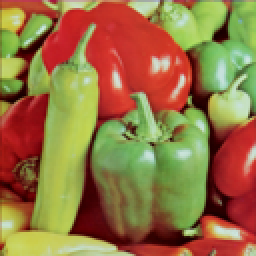
#> input picture PS3/data/peppers-small.tiff, 128 x 128 px (shown 2 times larger); its folder holds 2 pictures in this run
$ python p05_kmean.py
#> lines starting #> are read from the running program, lines starting #| are printed output that depends on the picture
import numpy as np
from matplotlib.image import imread
from PIL import Image

def inner_product_rows(x):
    m = x.shape[0]
    y = np.zeros(m)
    for i in range(m):
        y[i] = x[i].dot(x[i])

    return y

def main(K, small_img_path, small_save_path, large_img_path, large_save_path):
#> called with K = 16, small_img_path = '../data/peppers-small.tiff', small_save_path = 'output/p05_peppers-small.tiff', large_img_path = '../data/peppers-large.tiff', large_save_path = 'output/p05_peppers-large.tiff'
    img = imread(small_img_path).astype(np.float64)
    h, w = img.shape[0], img.shape[1]
#> h = 128; w = 128
    c = np.zeros((h, w), dtype=np.int32)
    rand_row = np.random.choice(h, K, replace=False)
    rand_col = np.random.choice(w, K, replace=False)
    centroids = np.array([img[i, j] for i, j in zip(rand_row, rand_col)])
#> centroids = 16 rows, first 8: [211, 135, 116], [119, 194, 104], [120, 169, 89], [187, 212, 140], [199, 71, 42], [177, 32, 38], [103, 39, 34], [72, 6, 9]
    cnts = None
    it = 0
    converge = False
    while it < 30 or not converge:
        converge = True
        cnts = np.zeros(K, dtype=np.int32)
        centroids_ = np.zeros_like(centroids)
        for i in range(h):
            for j in range(w):
                ci = np.argmin(inner_product_rows(img[i, j]-centroids))
                if np.linalg.norm(ci - c[i, j]) > 1e-5 : converge = False
                cnts[ci] += 1
                c[i, j] = ci
                centroids_[ci] += img[i, j]
        print(f'Iteration : {it}')
        print("cnts : ", cnts)
        centroids = centroids_ / cnts[:, np.newaxis]
        it += 1
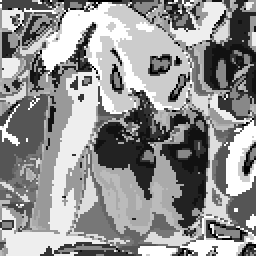
#> c: shape (128, 128) int32 (shown 2 times larger); min 0, max 15, mean 8.58; drawn with min black and max white

    centroids_uint8 = centroids.astype(np.uint8)
    compress_img = np.zeros_like(img, dtype=np.uint8)
    for i in range(h):
        for j in range(w):
            compress_img[i, j] = centroids_uint8[c[i, j]]

    Image.fromarray(compress_img).save(small_save_path)

    img_large = imread(large_img_path).astype(np.float64)
    compress_img_large = np.zeros_like(img_large, dtype=np.uint8)
    h, w = img_large.shape[:2]
    for i in range(h):
        for j in range(w):
            ci = np.argmin(inner_product_rows(img_large[i, j]-centroids))
            compress_img_large[i, j] = centroids_uint8[ci]

    Image.fromarray(compress_img_large).save(large_save_path)


if __name__ == '__main__':
    k = 16
    pattern_img = '../data/peppers-{}.tiff'
    pattern_save = 'output/p05_peppers-{}.tiff'
#> (the run stopped early here; a loop or call above may not have finished)
